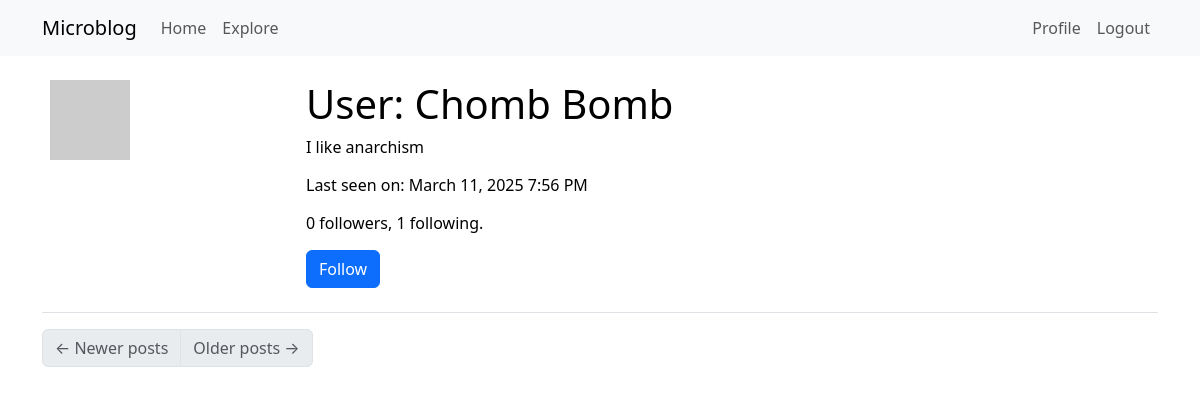
Page /user/Chomb Bomb (signed in) on the committed database.
### app/models.py (models this page shows, shortened)
class User(UserMixin, db.Model):
    id: so.Mapped[int] = so.mapped_column(primary_key=True)
    username: so.Mapped[str] = so.mapped_column(sa.String(64), index=True,
                                                unique=True)
    email: so.Mapped[str] = so.mapped_column(sa.String(120), index=True,
                                             unique=True)
    password_hash: so.Mapped[Optional[str]] = so.mapped_column(sa.String(256))
    about_me: so.Mapped[Optional[str]] = so.mapped_column(sa.String(140))
    last_seen: so.Mapped[Optional[datetime]] = so.mapped_column(
        default=lambda: datetime.now(timezone.utc))
    posts: so.WriteOnlyMapped['Post'] = so.relationship(
        back_populates='author')
    following: so.WriteOnlyMapped['User'] = so.relationship(
        secondary=followers, primaryjoin=(followers.c.follower_id == id),
        secondaryjoin=(followers.c.followed_id == id),
        back_populates='followers')
    followers: so.WriteOnlyMapped['User'] = so.relationship(
        secondary=followers, primaryjoin=(followers.c.followed_id == id),
        secondaryjoin=(followers.c.follower_id == id),
        back_populates='following')
    def avatar(self, size):
        digest = md5(self.email.lower().encode('utf-8')).hexdigest()
        return f'https://www.gravatar.com/avatar/{digest}?d=identicon&s={size}'
    def is_following(self, user):
        query = self.following.select().where(User.id == user.id)
        return db.session.scalar(query) is not None
    def followers_count(self):
        query = sa.select(sa.func.count()).select_from(
            self.followers.select().subquery())
        return db.session.scalar(query)
    def following_count(self):
        query = sa.select(sa.func.count()).select_from(
            self.following.select().subquery())
        return db.session.scalar(query)

### app/routes.py (the view)
@app.route('/user/<username>')
@login_required
def user(username):
    user = db.first_or_404(sa.select(User).where(User.username == username))
    posts = [
        {'author': user, 'body': 'Test post #1'},
        {'author': user, 'body': 'Test post #2'}
    ]
    form = EmptyForm()
    return render_template('user.html', user=user, posts=posts, form=form)

### app/forms.py
class EmptyForm(FlaskForm):
    submit = SubmitField('Submit')

### app/models.py (called while the page is built)
@login.user_loader
def load_user(id):
    return db.session.get(User, int(id))

### app/routes.py (called while the page is built)
@app.before_request
def before_request():
    if current_user.is_authenticated:
        current_user.last_seen = datetime.now(timezone.utc)
        db.session.commit()

### app/templates/user.html (shortened to what this page needs)
{% extends "base.html" %} {% block content %}
<table class="table table-hover">
  <tr>
    <td width="256px"><img src="{{ user.avatar(256) }}" /></td>
    <td>
      <h1>User: {{ user.username }}</h1>
      {% if user.about_me %}
      <p>{{ user.about_me }}</p>
      {% endif %} {% if user.last_seen %}
      <p>Last seen on: {{ moment(user.last_seen).format('LLL') }}</p>
      {% endif %}
      <p>
        {{ user.followers_count() }} followers, {{ user.following_count() }}
        following.
      </p>
      {% if user == current_user %}
      <p><a href="{{ url_for('edit_profile') }}">Edit your profile</a></p>
      {% elif not current_user.is_following(user) %}
      <form
        action="{{ url_for('follow', username=user.username) }}"
        method="post"
      >
        {{ form.hidden_tag() }} {{ form.submit(class_='btn btn-primary',
        value='Follow') }}
      </form>
      {% endif %}
    </td>
  </tr>
</table>
<nav aria-label="Post navigation">
  <ul class="pagination">
    <li class="page-item{% if not prev_url %} disabled{% endif %}">
      <a class="page-link" href="{{ prev_url }}">
        <span aria-hidden="true">&larr;</span> Newer posts
      </a>
    </li>
    <li class="page-item{% if not next_url %} disabled{% endif %}">
      <a class="page-link" href="{{ next_url }}">
        Older posts <span aria-hidden="true">&rarr;</span>
      </a>
    </li>
  </ul>
</nav>
{% endblock %}

### rows in the picture
User: username "Chomb Bomb", about_me "I like anarchism", last_seen "March 11, 2025 7:56 PM"

### other values in the picture
{{ user.followers_count() }} "0"
{{ user.following_count() }} "1"
